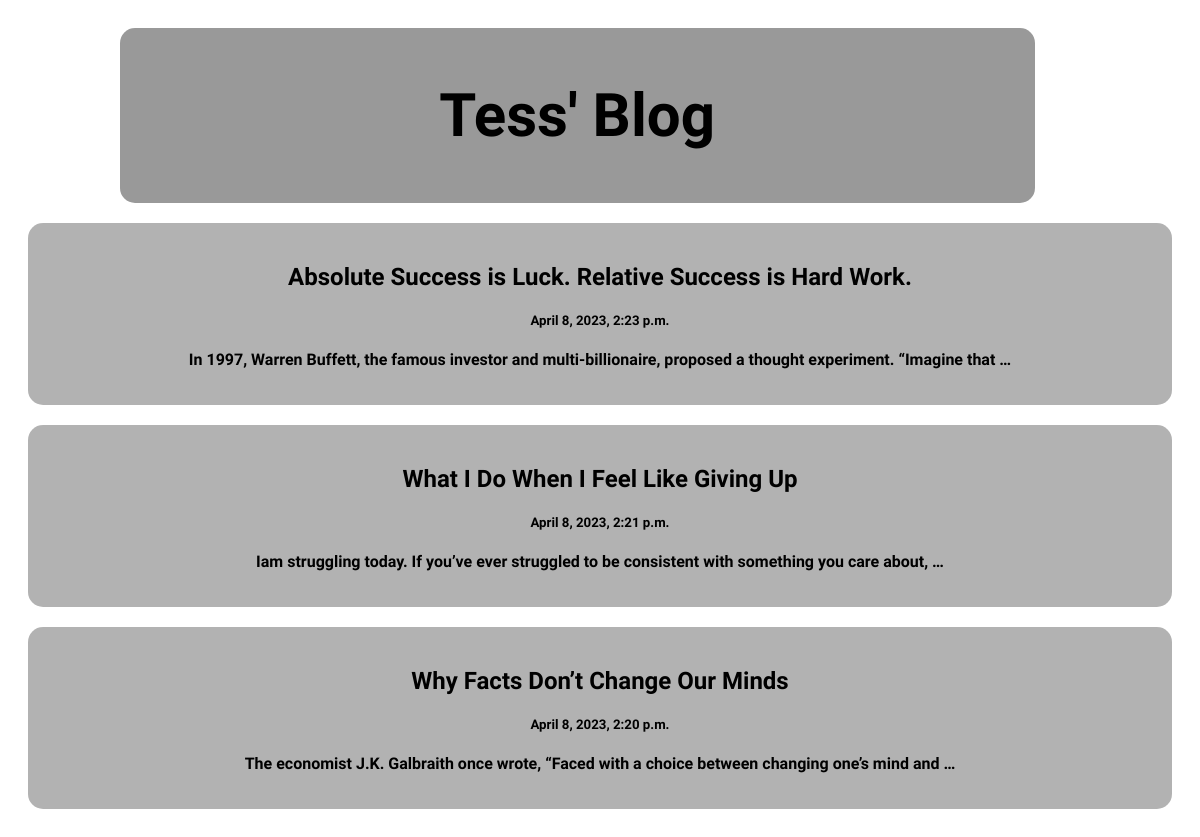
The page / on the database its author committed.
### posts/models.py (models this page shows)
class Posts(models.Model):
    title = models.CharField(max_length=100)
    body= models.CharField(max_length=1000000)
    created_at = models.DateTimeField(default=datetime.now, blank=True)

### posts/views.py (the view)
def index (request):
    posts = Posts.objects.all()
    return render(request, 'index.html',{ 'posts': posts})

### templates/index.html (shortened to what this page needs)
<!DOCTYPE html>
<html>
<head>
</head>
<body>
<div class="header">
  <h2>Tess' Blog</h2>
</div>
<div class="row">
  <div class="leftcolumn">
    {% for post in posts reversed %}
    <div class="card">
      <a style="text-decoration: none; color: black;" href="/post/{{post.id}}">
        <h2>{{post.title}}</h2>
        <h5>{{post.created_at}}</h5>
        <p>{{post.body|truncatewords:15}}</p>
      </a>
    </div>
    {% endfor %}
  </div>
</div>
</body>
</html>

### templates/index.html (style rules this page uses)
* { box-sizing: border-box; }
body { font-family: Arial; padding: 20px; background:white; text-align: center; align-items: center; justify-content: center; display: block; }
.header { padding: 2px; width: 80%; font-family: 'Kenia', cursive; font-size: 40px; text-align: center; align-items: center; justify-content: center; background: rgba(0, 0, 0, 0.4); border-radius: 15px; color: black; margin-left: 8%; }
.leftcolumn { float: left; width: 100%; }
.card { background-color: rgba(0, 0, 0, 0.3); padding: 20px; font-weight: bold; margin-top: 20px; font-family: 'Advent Pro', sans-serif; border-radius: 15px; width: 100%; contain: content; }
.row:after { content: ""; display: table; clear: both; }

### rows shown on the page
Posts: title "Absolute Success is Luck. Relative Success is Hard Work.", created_at "April 8, 2023, 2:23 p.m.", body "In 1997, Warren Buffett, the famous investor and multi-billionaire, proposed a thought experiment. “Imagine that …"
Posts: title "What I Do When I Feel Like Giving Up", created_at "April 8, 2023, 2:21 p.m.", body "Iam struggling today. If you’ve ever struggled to be consistent with something you care about, …"
Posts: title "Why Facts Don’t Change Our Minds", created_at "April 8, 2023, 2:20 p.m.", body "The economist J.K. Galbraith once wrote, “Faced with a choice between changing one’s mind and …"
